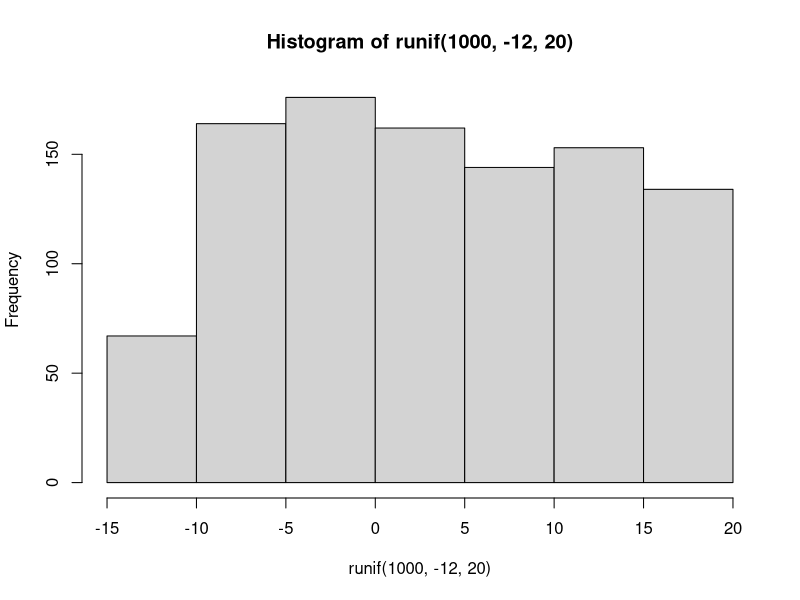
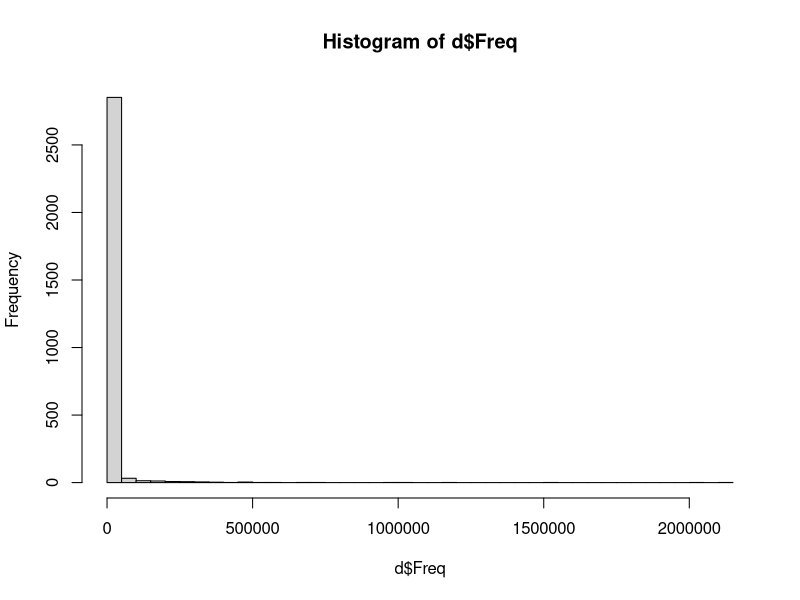
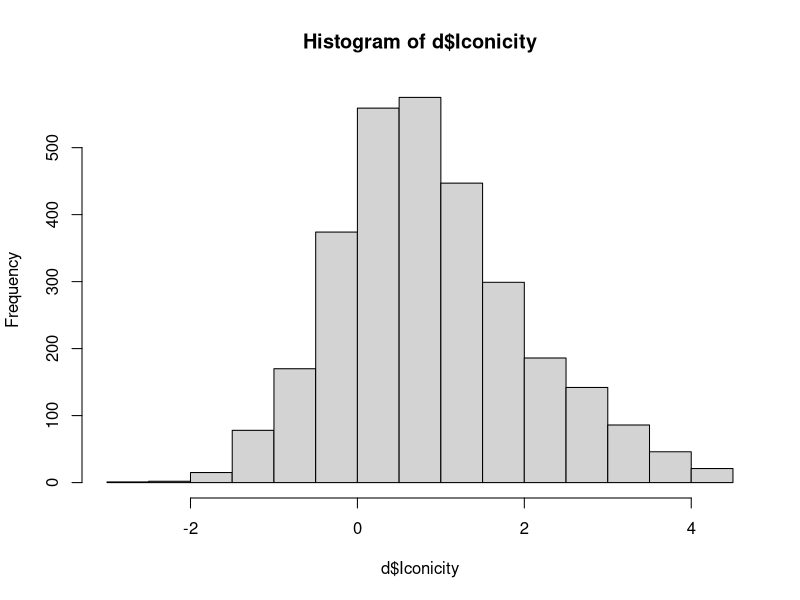
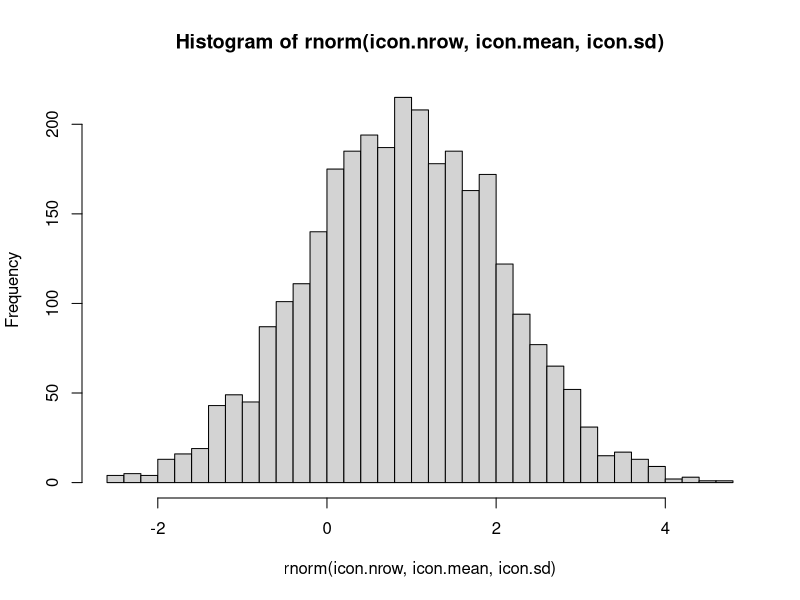
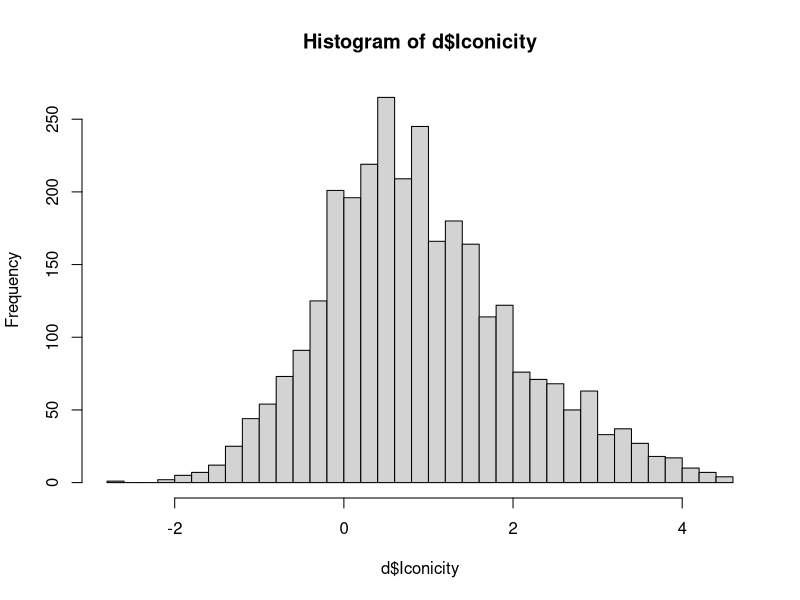
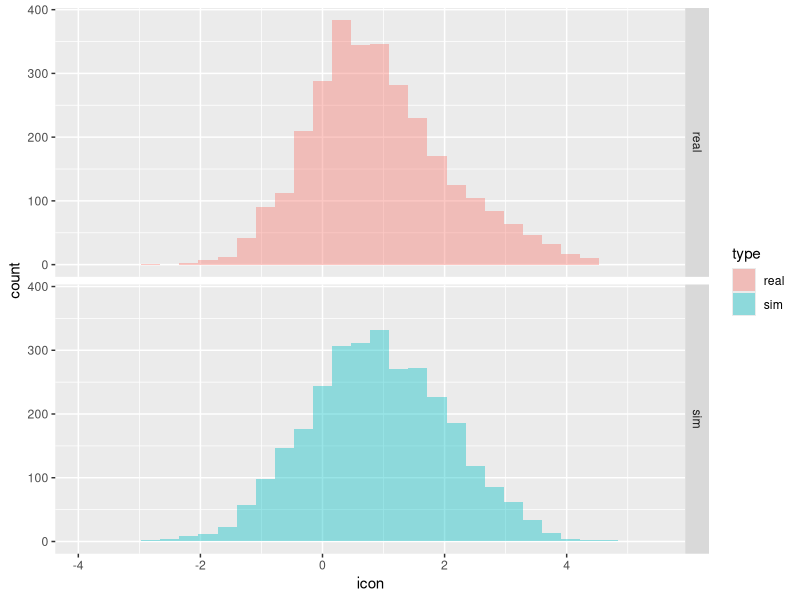
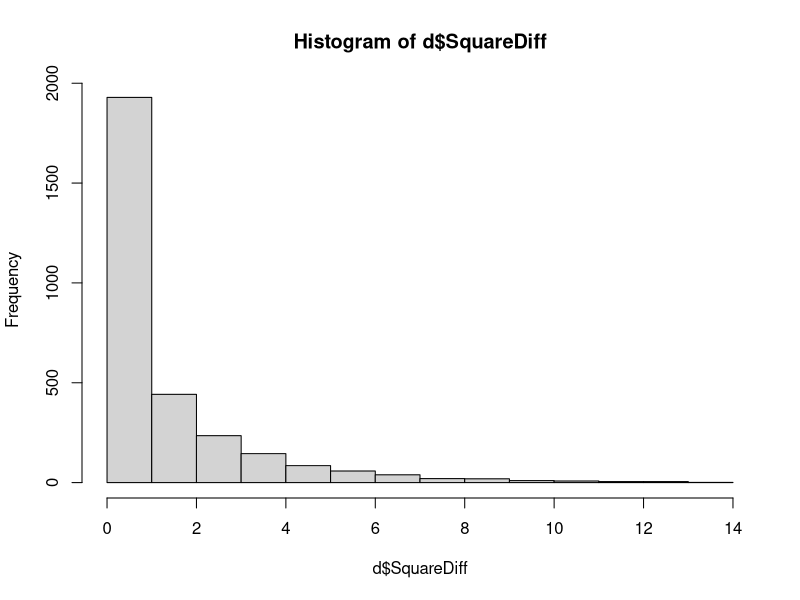

R code for these plots, in order:
## ---- chunk 1
library(tidyverse)
x = c(1, 5, 10, 3, NA)
mean(x, na.rm=T)
sd(x)
sd(x, na.rm=T)
## ---- chunk 2
rnorm(5, 0, 1)

mean(rnorm(5, 0, 1))

mean(rnorm(100000, 0, 1))

sd(rnorm(100000, 0, 1))

sd(rnorm(5, 0, 1))


rbinom(3, 1, .5)

x = rnorm(100000, 0, 1)
mean(x < 0)
mean(-1 < x & x < 1)

#
runif(5, 5, 10)
runif(5, -12, 20)
hist(runif(1000, -12, 20))
## ---- chunk 3
d = read_csv("../textbook/data/perry_winter_2017_iconicity.csv")
arrange(d, -Iconicity) %>%
  select(Word, POS, Iconicity)

arrange(d, Iconicity) %>%
  select(Word, POS, Iconicity)
## ---- chunk 4
hist(d$Freq, breaks=50)
hist(d$Iconicity)

icon.mean = mean(d$Iconicity)
icon.sd = sd(d$Iconicity)
icon.nrow = nrow(d)
## ---- chunk 5
print(hist(rnorm(icon.nrow, icon.mean, icon.sd), breaks=50))
print(hist(d$Iconicity, breaks=50))

icon = tibble(icon=d$Iconicity, type="real")
sampled = tibble(icon=rnorm(icon.nrow, icon.mean, icon.sd), type="sim")
icon.sampled = bind_rows(icon, sampled)
ggplot(icon.sampled, aes(x=icon, fill=type)) +
  geom_histogram(alpha=.4)  +
  facet_grid(type ~ .)

nrow(filter(icon.sampled, type == "real"))
nrow(filter(icon.sampled, type == "sim"))

## ---- chunk 6
d$Prediction = mean(d$Iconicity)
## ---- chunk 7
d$Residual = d$Iconicity - d$Prediction
sum(d$Residual) # this is close to 0 because we have a mixture of negatives and positives
sum(abs(d$Residual)) # absolute total error
sum(abs(d$Residual))/nrow(d)
## ---- chunk 8
d$SquareDiff = d$Residual * d$Residual
hist(d$SquareDiff)
sum(d$SquareDiff)
sum(d$SquareDiff)/nrow(d)
## ---- chunk 9

